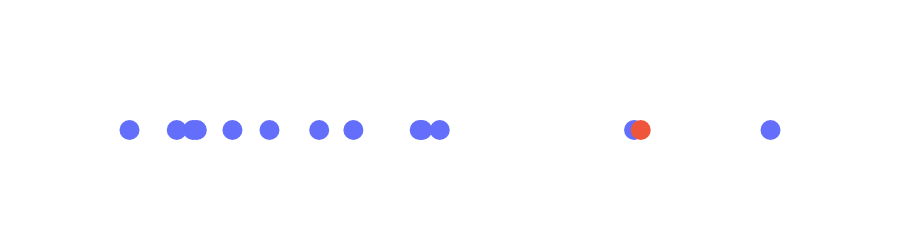

Here is the notebook cell this chart was saved with:
### Code cell
import plotly.graph_objects as go
fig = go.Figure()
fig.add_trace(go.Scatter(
    x=[29.11, 22.11, 21.65, 24.28, 25.69, 22.22, 28.54, 20.31, 23.23, 28.61, 26.66, 34.62, 38.49], y=[0,0,0,0,0,0,0,0,0,0,0,0,0], mode='markers', marker_size=20,
 showlegend=False))
fig.add_trace(go.Scatter(
    x=[34.81], y=[0], mode='markers', marker_size=20,
 showlegend=False))
fig.update_xaxes(showgrid=False)
fig.update_yaxes(showgrid=False, 
                 zeroline=True, zerolinecolor='white', zerolinewidth=3,
                 showticklabels=False, color='white')
fig.update_layout(height=200,paper_bgcolor='rgba(0,0,0,0)',
    plot_bgcolor='rgba(0,0,0,0)')
fig.layout.xaxis.color = 'white'
fig.show()

### Figure 1 — Plotly figure (JSON) as saved in the notebook; plotly's stock layout.template omitted (floating-point values rounded to 4 significant figures)
{"data": [{"marker": {"size": 20}, "mode": "markers", "showlegend": false, "type": "scatter", "x": [29.11, 22.11, 21.65, 24.28, 25.69, 22.22, 28.54, 20.31, 23.23, 28.61, 26.66, 34.62, 38.49], "y": [0, 0, 0, 0, 0, 0, 0, 0, 0, 0, 0, 0, 0]}, {"marker": {"size": 20}, "mode": "markers", "showlegend": false, "type": "scatter", "x": [34.81], "y": [0]}], "layout": {"height": 200, "paper_bgcolor": "rgba(0,0,0,0)", "plot_bgcolor": "rgba(0,0,0,0)", "xaxis": {"color": "white", "showgrid": false}, "yaxis": {"color": "white", "showgrid": false, "showticklabels": false, "zeroline": true, "zerolinecolor": "white", "zerolinewidth": 3}}}
